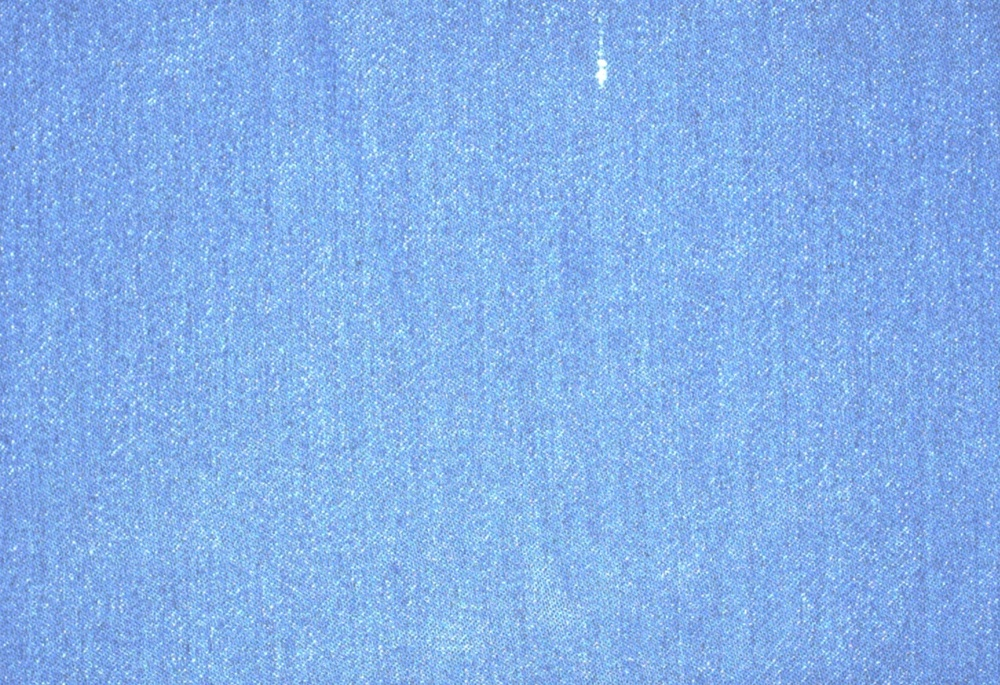
#> input picture source_images/00a07f82f195265d0953081713.jpg, 1000 x 685 px, shrunk from 1452 x 994 before the run; its folder holds only this picture in this run
$ python final.py source_images/00a07f82f195265d0953081713.jpg   (older library calls are emulated)
#> lines starting #> are read from the running program, lines starting #| are printed output that depends on the picture
#!/usr/bin/env python
# -*- coding: utf-8 -*-
#
#  final.py
#
#  Copyright 2020 Administrator <Administrator@HE-CHENGYANG>
#
#  This program is free software; you can redistribute it and/or modify
#  it under the terms of the GNU General Public License as published by
#  the Free Software Foundation; either version 2 of the License, or
#  (at your option) any later version.
#
#  This program is distributed in the hope that it will be useful,
#  but WITHOUT ANY WARRANTY; without even the implied warranty of
#  MERCHANTABILITY or FITNESS FOR A PARTICULAR PURPOSE.  See the
#  GNU General Public License for more details.
#
#  You should have received a copy of the GNU General Public License
#  along with this program; if not, write to the Free Software
#  Foundation, Inc., 51 Franklin Street, Fifth Floor, Boston,
#  MA 02110-1301, USA.
#
#


#!/usr/bin/env python
# -*- coding: utf-8 -*-
#
#  final.py
#
#  Copyright 2020 Administrator <Administrator@HE-CHENGYANG>
#
#  This program is free software; you can redistribute it and/or modify
#  it under the terms of the GNU General Public License as published by
#  the Free Software Foundation; either version 2 of the License, or
#  (at your option) any later version.
#
#  This program is distributed in the hope that it will be useful,
#  but WITHOUT ANY WARRANTY; without even the implied warranty of
#  MERCHANTABILITY or FITNESS FOR A PARTICULAR PURPOSE.  See the
#  GNU General Public License for more details.
#
#  You should have received a copy of the GNU General Public License
#  along with this program; if not, write to the Free Software
#  Foundation, Inc., 51 Franklin Street, Fifth Floor, Boston,
#  MA 02110-1301, USA.
#
#


def main(args):
    return 0

if __name__ == '__main__':
	import os
	import cv2
	import sys
	import math
	import numpy as np
	from PIL import Image
	from PIL import ImageEnhance
	C=0
	figure_address='source_images'
	for root, dirs, files in os.walk(figure_address):
	  for d in dirs:
	    print(d)
	for file in files:
		print(file)
		img_path = root+'/'+file
		img = cv2.imread(img_path,1)
#> img is the input picture: shape (685, 1000, 3); mean B, G, R 234.2, 176.5, 132.5
		print(img_path, img.shape)
#| source_images/00a07f82f195265d0953081713.jpg (685, 1000, 3)

		#process
		C = C+1
		gray = cv2.cvtColor(img, cv2.COLOR_BGR2GRAY)
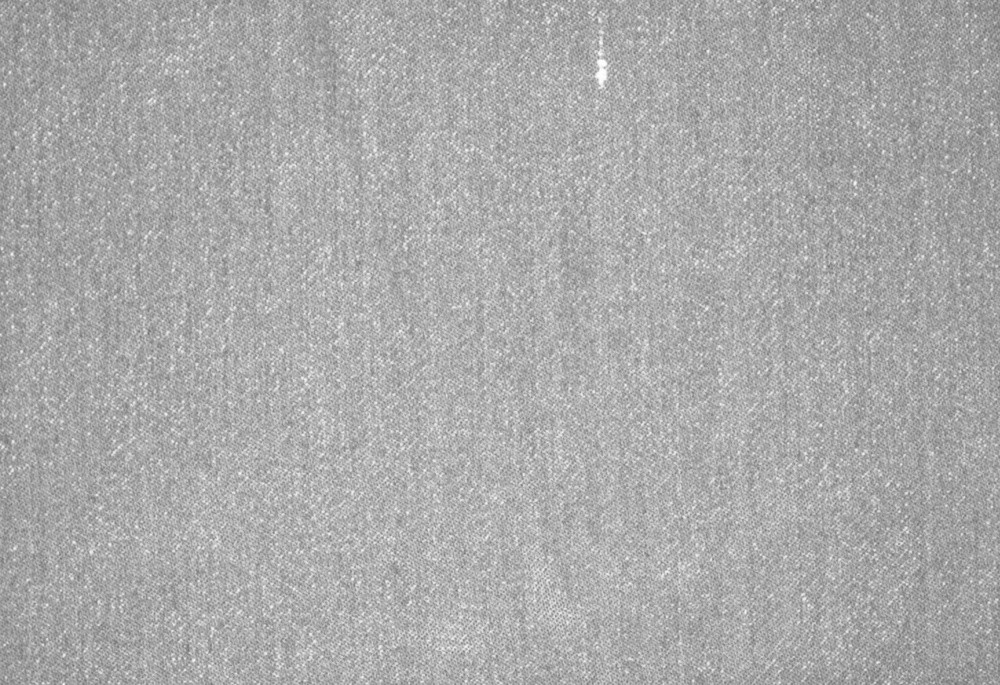
#> gray: shape (685, 1000); min 106, max 255, mean 169.9
		gauss = cv2.GaussianBlur(gray, (3, 3), 0)

		dst = np.zeros(gray.shape, np.uint8)
		cv2.normalize(gauss, dst, 255, 0,cv2.NORM_MINMAX, cv2.CV_8U)
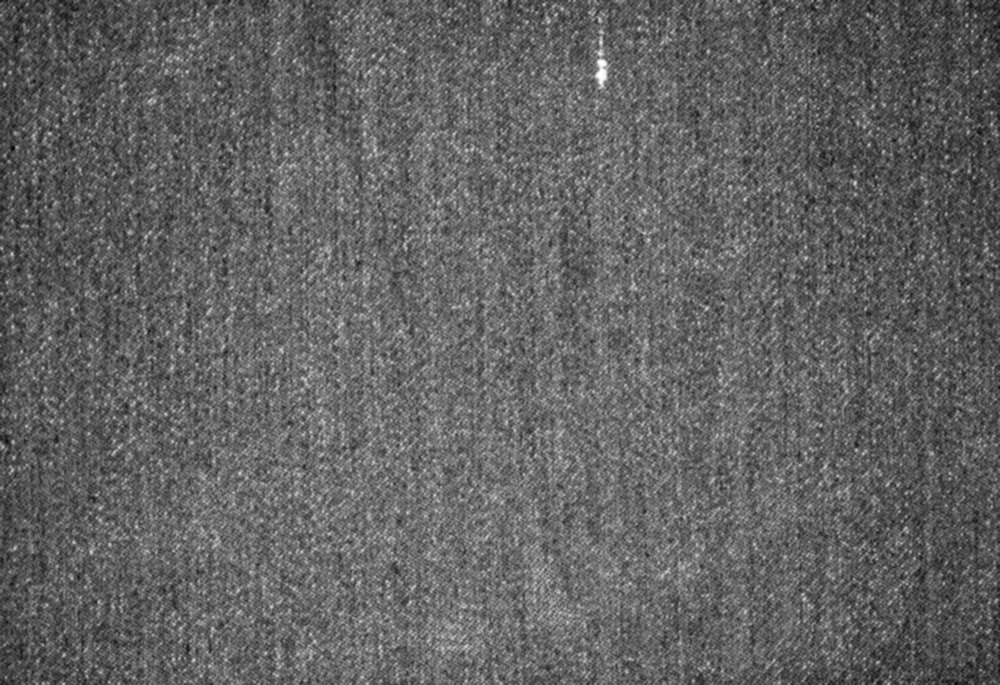
#> dst: shape (685, 1000); min 0, max 255, mean 98.1
		cv2.imwrite("process/processed"+str(C)+'.png',dst)
		##average and std
		(mean , stddv) = cv2.meanStdDev(dst)
#> mean = [98.1]; stddv = [24.23]
		##thresholds
		Maxthr = mean + 3*stddv
#> Maxthr = [170.8]
		Minthr = mean - 3*stddv
#> Minthr = [25.42]
#> (the run stopped early here; a loop or call above may not have finished)

$ run again, on source_images/0d8b862386dadcd70831340823.jpg
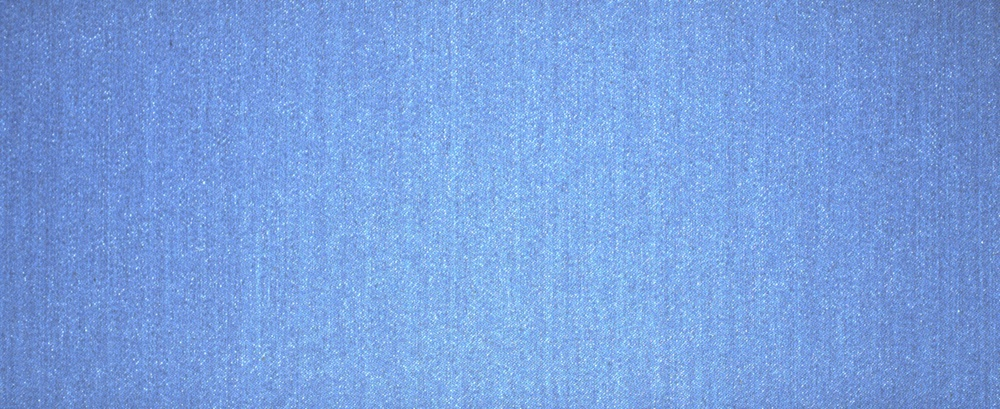
#> input picture source_images/0d8b862386dadcd70831340823.jpg, 1000 x 409 px, shrunk from 2446 x 1000 before the run
#> img is the input picture: shape (409, 1000, 3); mean B, G, R 223.2, 159.5, 120.2
#| source_images/0d8b862386dadcd70831340823.jpg (409, 1000, 3)
#> `gray = cv2.cvtColor(img, cv2.COLOR_BGR2GRAY)`:
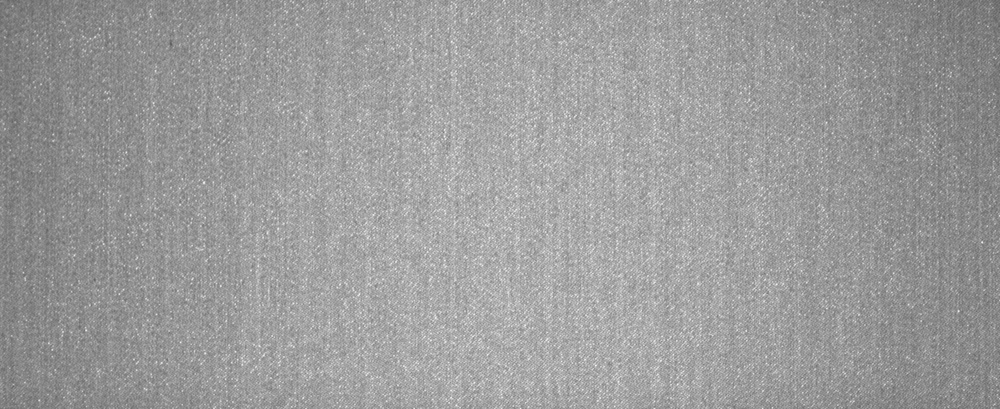
#> gray: shape (409, 1000); min 93, max 244, mean 155
#> `cv2.normalize(gauss, dst, 255, 0,cv2.NORM_MINMAX, cv2.CV_8U)`:
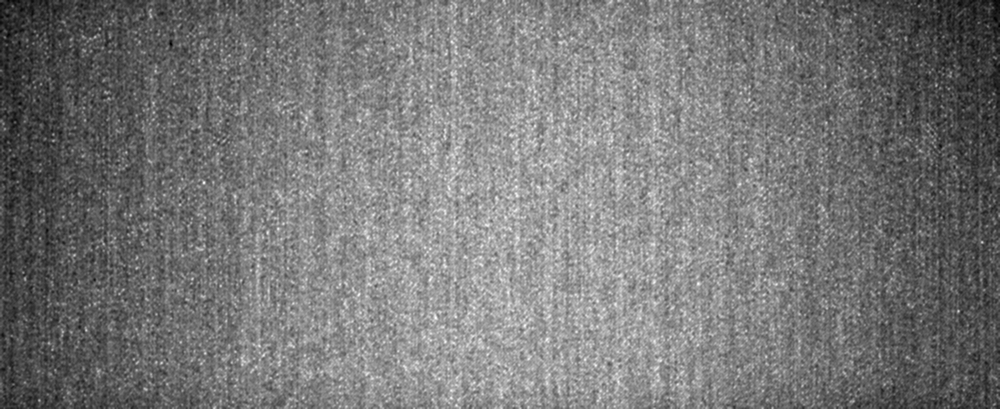
#> dst: shape (409, 1000); min 0, max 255, mean 119.1
#> mean = [119.1]; stddv = [37.45]
#> Maxthr = [231.5]
#> Minthr = [6.75]

$ run again, on source_images/00c145d6979084d21323312592.jpg
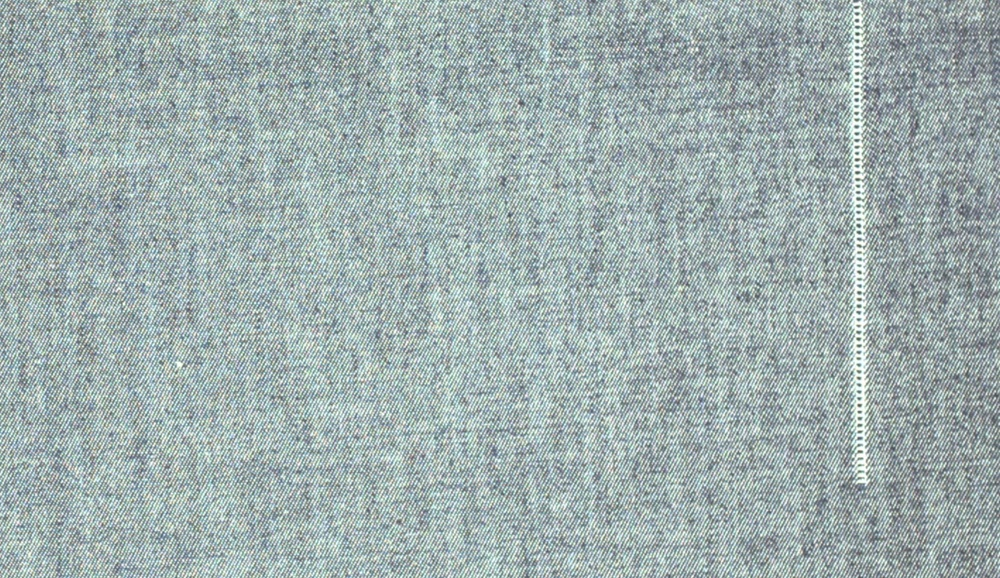
#> input picture source_images/00c145d6979084d21323312592.jpg, 1000 x 578 px, shrunk from 1417 x 819 before the run
#> img is the input picture: shape (578, 1000, 3); mean B, G, R 174.9, 175.2, 160
#| source_images/00c145d6979084d21323312592.jpg (578, 1000, 3)
#> `cv2.normalize(gauss, dst, 255, 0,cv2.NORM_MINMAX, cv2.CV_8U)`:
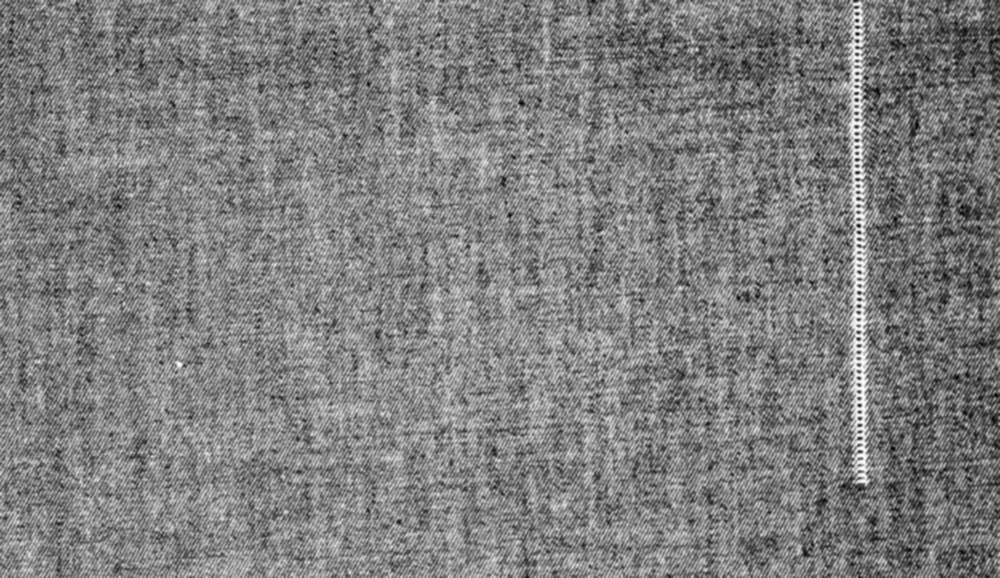
#> dst: shape (578, 1000); min 0, max 255, mean 126.9
#> mean = [126.9]; stddv = [31.78]
#> Maxthr = [222.3]
#> Minthr = [31.59]
